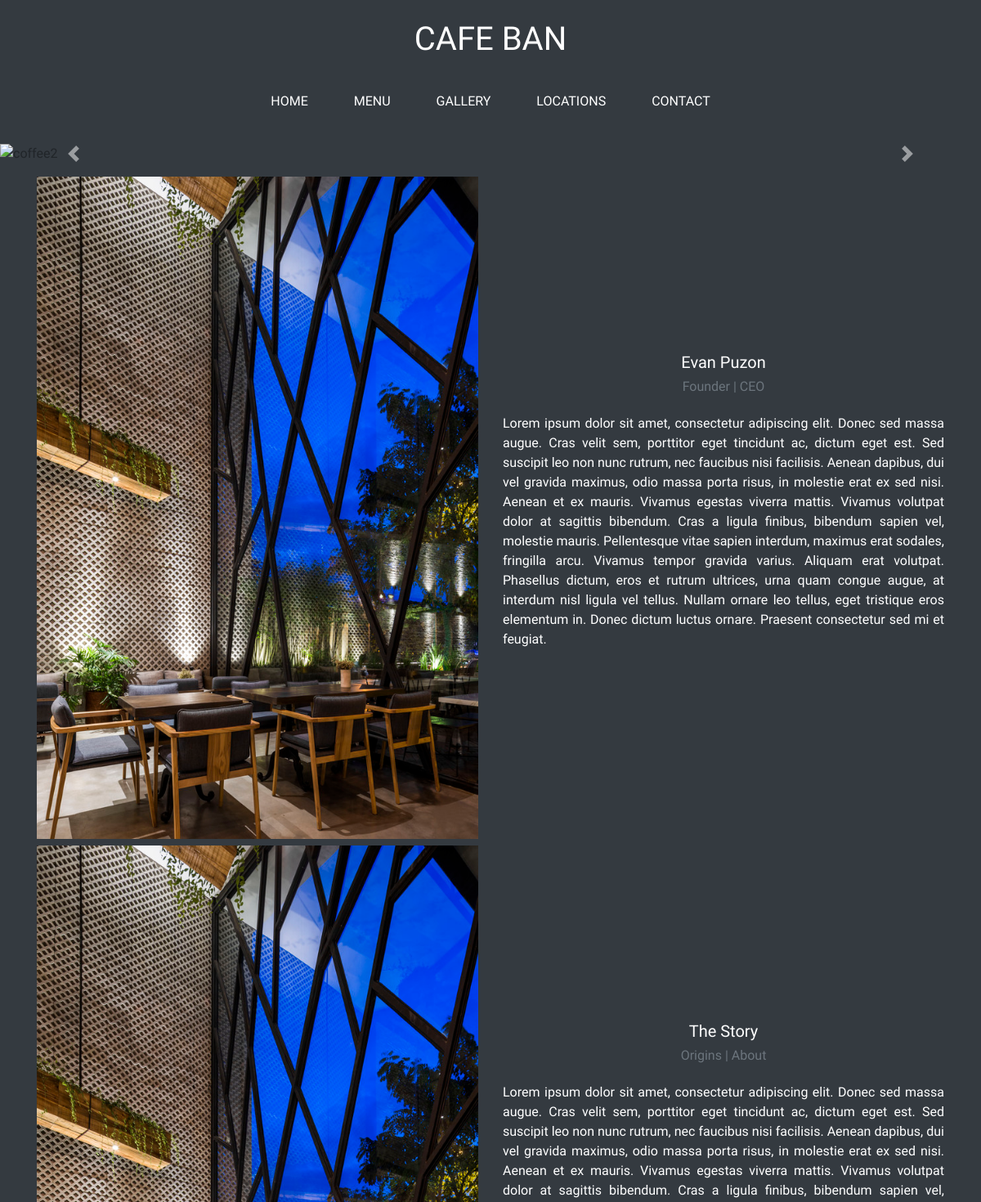
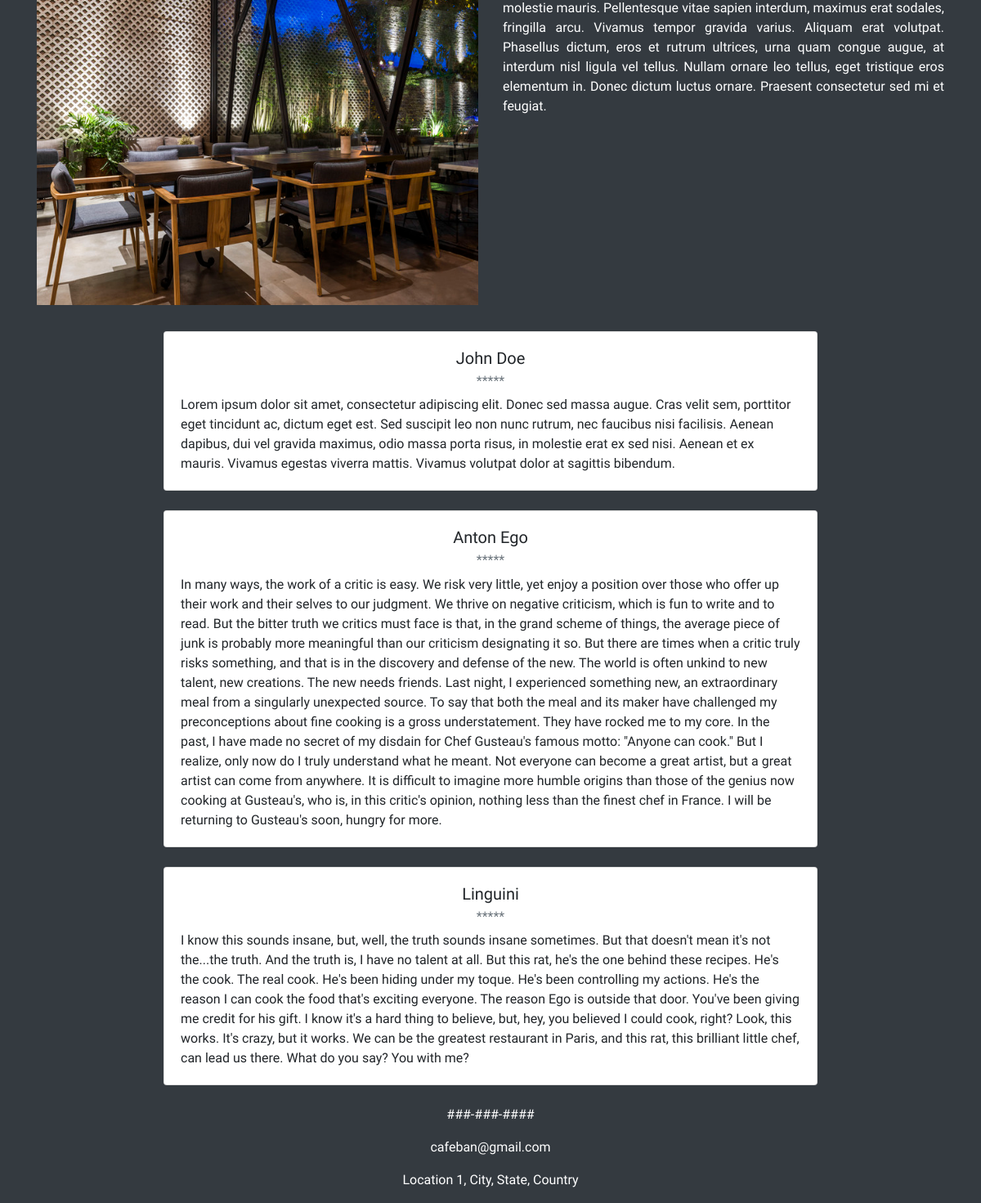
The page /home on the database its author committed (2 pictures, top to bottom).
### app.py (models this page shows)
class Review(db.Model):
    id = db.Column(db.Integer, primary_key = True)
    name = db.Column(db.String(50), unique = True, index = True)
    review = db.Column(db.String(1000), unique = True, index = False)

### routes.py (the view)
@app.route('/', methods=["GET", "POST"])
@app.route('/home', methods=["GET", "POST"])
def home():
    bestphotos = [
        'static/CoffImgs/coffee1-4.jpeg',
        'static/CakeImgs/cake1-5.jpg',
        'static/CafeImgs/cafeaesth1-1.jpg',
        'static/CafeImgs/cafeaesth1-2.jpg'
    ]
    bestreviews = Review.query.all()[1:4]
    return render_template("home.html",
        photos = bestphotos,
        reviews = bestreviews,
    )

### templates/home.html (shortened to what this page needs)
{% extends "base.html" %}
{% block content %}
    <div id="slideshow" class="carousel slide w-100 mt-4" data-ride="carousel">
        <div class="carousel-inner">
          <div class="carousel-item active">
              <img src="static/CoffImgs/coffee1-1.jpg" class="d-block w-100" alt="coffee2">
          </div>
        </div>
        <a class="carousel-control-prev" href="#slideshow" role="button" data-slide="prev">
            <span class="carousel-control-prev-icon" aria-hidden="true"></span>
        </a>
        <a class="carousel-control-next" href="#slideshow" role="button" data-slide="next">
            <span class="carousel-control-next-icon" aria-hidden="true"></span>
        </a>
    </div>
    <div class="container mt-3">
      <div class="row align-items-center mb-2">
        <div class="col-sm mx-auto">
          <img src="static/CafeImgs/cafeaesth2-5.jpg" class="w-100 h-75" alt="coffee2">
        </div>
        <div class="col-sm mx-auto">
          <h5 class="text-white text-center">Evan Puzon</h5>
          <h6 class="mb-2 text-muted text-center text-white">Founder | CEO</h6>
          <p class="text-justify text-white mt-4">Lorem ipsum dolor sit amet, consectetur adipiscing elit. Donec sed massa augue. Cras velit sem, porttitor eget tincidunt ac, dictum eget est. Sed suscipit leo non nunc rutrum, nec faucibus nisi facilisis. Aenean dapibus, dui vel gravida maximus, odio massa porta risus, in molestie erat ex sed nisi. Aenean et ex mauris. Vivamus egestas viverra mattis. Vivamus volutpat dolor at sagittis bibendum. Cras a ligula finibus, bibendum sapien vel, molestie mauris. Pellentesque vitae sapien interdum, maximus erat sodales, fringilla arcu. Vivamus tempor gravida varius. Aliquam erat volutpat. Phasellus dictum, eros et rutrum ultrices, urna quam congue augue, at interdum nisl ligula vel tellus. Nullam ornare leo tellus, eget tristique eros elementum in. Donec dictum luctus ornare. Praesent consectetur sed mi et feugiat.</p>
        </div>
      </div>
      <div class="row align-items-center mb-2">
        <div class="col-sm mx-auto h-75">
          <img src="static/CafeImgs/cafeaesth2-5.jpg" class="w-100 h-75" alt="coffee2">
        </div>
        <div class="col-sm mx-auto">
          <h5 class="text-white text-center">The Story</h5>
          <h6 class="mb-2 text-muted text-center text-white">Origins | About</h6>
          <p class="text-justify text-white mt-4">Lorem ipsum dolor sit amet, consectetur adipiscing elit. Donec sed massa augue. Cras velit sem, porttitor eget tincidunt ac, dictum eget est. Sed suscipit leo non nunc rutrum, nec faucibus nisi facilisis. Aenean dapibus, dui vel gravida maximus, odio massa porta risus, in molestie erat ex sed nisi. Aenean et ex mauris. Vivamus egestas viverra mattis. Vivamus volutpat dolor at sagittis bibendum. Cras a ligula finibus, bibendum sapien vel, molestie mauris. Pellentesque vitae sapien interdum, maximus erat sodales, fringilla arcu. Vivamus tempor gravida varius. Aliquam erat volutpat. Phasellus dictum, eros et rutrum ultrices, urna quam congue augue, at interdum nisl ligula vel tellus. Nullam ornare leo tellus, eget tristique eros elementum in. Donec dictum luctus ornare. Praesent consectetur sed mi et feugiat.</p>
        </div>
      </div>
    </div>
    <div class="container w-100">
      {% for review in reviews %}
      <div class = "row">
      <div class="col-sm">
        <div class="card mx-auto mt-4" style="width: 50rem;">
          <div class="card-body">
            <h5 class="card-title text-center">{{ review.name }}</h5>
            <h6 class="card-subtitle mb-2 text-muted text-center">*****</h6>
            <p class="card-text">{{ review.review }}</p>
          </div>
        </div>
      </div>
      </div>
      {% endfor %}
    </div>
{% endblock %}

### static/css/style.css (style rules this page uses)
body { font-family: Raleway, Arial; padding: 0; margin: 0; }

### rows shown on the page
Review: name "John Doe", review "Lorem ipsum dolor sit amet, consectetur adipiscing elit. Donec sed massa augue. Cras velit sem, porttitor eget tincidunt ac, dictum eget est. Sed suscipit leo non nunc rutrum, nec faucibus nisi facilisis. Aenean dapibus, dui vel gravida maximus, odio massa porta risus, in molestie erat ex sed nisi. Aenean et ex mauris. Vivamus egestas viverra mattis. Vivamus volutpat dolor at sagittis bibendum."
Review: name "Anton Ego", review "In many ways, the work of a critic is easy. We risk very little, yet enjoy a position over those who offer up their work and their selves to our judgment. We thrive on negative criticism, which is fun to write and to read. But the bitter truth we critics must face is that, in the grand scheme of things, the average piece of junk is probably more meaningful than our criticism designating it so. But there are times when a critic truly risks something, and that is in the discovery and defense of the new. The world is often unkind to new talent, new creations. The new needs friends. Last night, I experienced something new, an extraordinary meal from a singularly unexpected source. To say that…"
Review: name "Linguini", review "I know this sounds insane, but, well, the truth sounds insane sometimes. But that doesn't mean it's not the...the truth. And the truth is, I have no talent at all. But this rat, he's the one behind these recipes. He's the cook. The real cook. He's been hiding under my toque. He's been controlling my actions. He's the reason I can cook the food that's exciting everyone. The reason Ego is outside that door. You've been giving me credit for his gift. I know it's a hard thing to believe, but, hey, you believed I could cook, right? Look, this works. It's crazy, but it works. We can be the greatest restaurant in Paris, and this rat, this brilliant little chef, can lead us there. What do you say?…"
